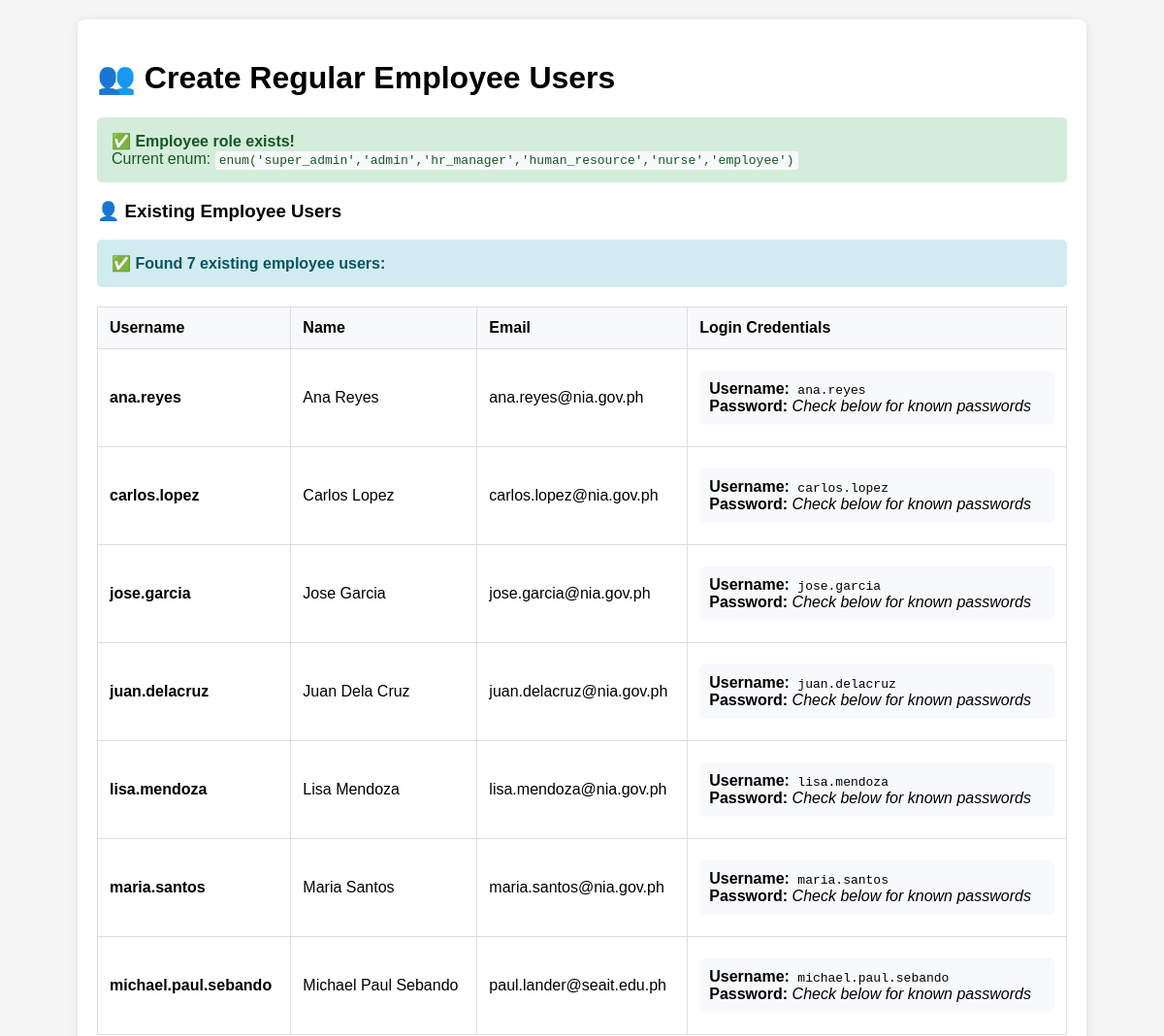
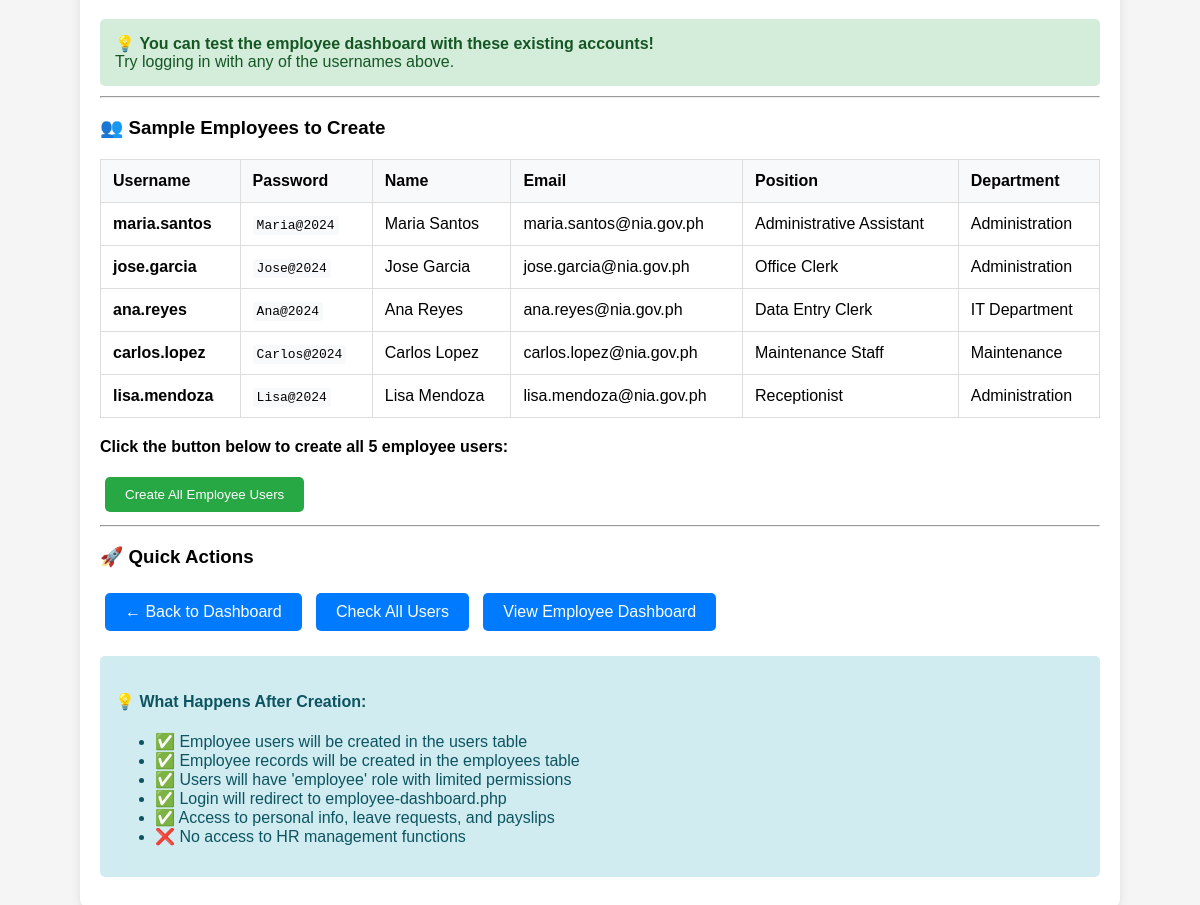
The app's page /create-regular-employees.php (signed in) with its own data (2 pictures, top to bottom).
### tables this page shows
CREATE TABLE IF NOT EXISTS `users` (
  `id` int(11) NOT NULL AUTO_INCREMENT,
  `username` varchar(50) NOT NULL,
  `password` varchar(255) NOT NULL,
  `first_name` varchar(100) NOT NULL,
  `last_name` varchar(100) NOT NULL,
  `email` varchar(100) NOT NULL,
  `profile_photo` varchar(255) DEFAULT NULL,
  `role` enum('super_admin','admin','hr_manager','human_resource','nurse','employee') NOT NULL DEFAULT 'human_resource',
  `status` enum('active','inactive') NOT NULL DEFAULT 'active',
  `created_at` timestamp NOT NULL DEFAULT current_timestamp(),
  `updated_at` timestamp NOT NULL DEFAULT current_timestamp() ON UPDATE current_timestamp(),
  PRIMARY KEY (`id`),
  UNIQUE KEY `username` (`username`)
);

### create-regular-employees.php (the view, shortened to what this page needs)
<?php
require_once 'config/database.php';
$page_title = 'Create Regular Employees';
$role_check = mysqli_query($conn, "SHOW COLUMNS FROM users LIKE 'role'");
$role_column = mysqli_fetch_assoc($role_check);
$current_enum = $role_column['Type'];
echo "<!DOCTYPE html>
<html lang='en'>
<head>
    <meta charset='UTF-8'>
    <meta name='viewport' content='width=device-width, initial-scale=1.0'>
    <title>$page_title</title>
    <style>
        body { font-family: Arial, sans-serif; margin: 20px; background: #f5f5f5; }
        .container { max-width: 1000px; margin: 0 auto; background: white; padding: 20px; border-radius: 8px; box-shadow: 0 2px 10px rgba(0,0,0,0.1); }
        .success { background: #d4edda; color: #155724; padding: 15px; border-radius: 5px; margin: 10px 0; }
        .error { background: #f8d7da; color: #721c24; padding: 15px; border-radius: 5px; margin: 10px 0; }
        .info { background: #d1ecf1; color: #0c5460; padding: 15px; border-radius: 5px; margin: 10px 0; }
        .btn { background: #007bff; color: white; padding: 10px 20px; border: none; border-radius: 5px; cursor: pointer; text-decoration: none; display: inline-block; margin: 5px; }
        .btn:hover { background: #0056b3; }
        .btn-success { background: #28a745; }
        .btn-success:hover { background: #1e7e34; }
        .btn-danger { background: #dc3545; }
        .btn-danger:hover { background: #c82333; }
        code { background: #f8f9fa; padding: 2px 4px; border-radius: 3px; font-family: monospace; }
        table { width: 100%; border-collapse: collapse; margin: 20px 0; }
        th, td { border: 1px solid #ddd; padding: 12px; text-align: left; }
        th { background-color: #f8f9fa; font-weight: bold; }
        .credentials { background: #f8f9fa; padding: 10px; border-radius: 5px; margin: 10px 0; }
    </style>
</head>
<body>
    <div class='container'>
        <h1>👥 Create Regular Employee Users</h1>";
if (strpos($current_enum, 'employee') === false) {
    echo "<div class='error'>
            ❌ <strong>Employee role not found!</strong><br>
            You must first add the employee role to the database.<br>
            <a href='add-employee-role.php' class='btn'>Add Employee Role First</a>
          </div>";
} else {
    echo "<div class='success'>
            ✅ <strong>Employee role exists!</strong><br>
            Current enum: <code>$current_enum</code>
          </div>";
    $sample_employees = [
        [
            'username' => 'maria.santos',
            'password' => 'Maria@2024',
            'first_name' => 'Maria',
            'last_name' => 'Santos',
            'email' => 'maria.santos@nia.gov.ph',
            'position' => 'Administrative Assistant',
            'department' => 'Administration'
        ],
        [
            'username' => 'jose.garcia',
            'password' => 'Jose@2024',
            'first_name' => 'Jose',
            'last_name' => 'Garcia',
            'email' => 'jose.garcia@nia.gov.ph',
            'position' => 'Office Clerk',
            'department' => 'Administration'
        ],
        [
            'username' => 'ana.reyes',
            'password' => 'Ana@2024',
            'first_name' => 'Ana',
            'last_name' => 'Reyes',
            'email' => 'ana.reyes@nia.gov.ph',
            'position' => 'Data Entry Clerk',
            'department' => 'IT Department'
        ],
        [
            'username' => 'carlos.lopez',
            'password' => 'Carlos@2024',
            'first_name' => 'Carlos',
            'last_name' => 'Lopez',
            'email' => 'carlos.lopez@nia.gov.ph',
            'position' => 'Maintenance Staff',
            'department' => 'Maintenance'
        ],
        [
            'username' => 'lisa.mendoza',
            'password' => 'Lisa@2024',
            'first_name' => 'Lisa',
            'last_name' => 'Mendoza',
            'email' => 'lisa.mendoza@nia.gov.ph',
            'position' => 'Receptionist',
            'department' => 'Administration'
        ]
    ];
    if (isset($_POST['create_employees'])) {
        $created_users = [];
        $errors = [];
        foreach ($sample_employees as $emp) {
            $check_query = "SELECT id, username, email FROM users WHERE username = ? OR email = ?";
            $check_stmt = mysqli_prepare($conn, $check_query);
            mysqli_stmt_bind_param($check_stmt, "ss", $emp['username'], $emp['email']);
            mysqli_stmt_execute($check_stmt);
            $existing_user = mysqli_fetch_assoc(mysqli_stmt_get_result($check_stmt));
            if ($existing_user) {
                if ($existing_user['username'] === $emp['username']) {
                    $errors[] = "Username '{$emp['username']}' already exists";
                } else {
                    $errors[] = "Email '{$emp['email']}' already exists";
                }
                continue;
            }
            $hashed_password = password_hash($emp['password'], PASSWORD_DEFAULT);
            $insert_query = "INSERT INTO users (username, password, first_name, last_name, email, role, status) VALUES (?, ?, ?, ?, ?, 'employee', 'active')";
            $insert_stmt = mysqli_prepare($conn, $insert_query);
            mysqli_stmt_bind_param($insert_stmt, "sssss", $emp['username'], $hashed_password, $emp['first_name'], $emp['last_name'], $emp['email']);
            if (mysqli_stmt_execute($insert_stmt)) {
                $user_id = mysqli_insert_id($conn);
                $employee_id = 'EMP' . str_pad($user_id, 4, '0', STR_PAD_LEFT);
                $employee_query = "INSERT INTO employees (employee_id, first_name, last_name, email, position, department, department_id, hire_date, is_active)
                                  VALUES (?, ?, ?, ?, ?, ?, 1, CURDATE(), 1)";
                $employee_stmt = mysqli_prepare($conn, $employee_query);
                mysqli_stmt_bind_param($employee_stmt, "ssssss", $employee_id, $emp['first_name'], $emp['last_name'], $emp['email'], $emp['position'], $emp['department']);
                if (mysqli_stmt_execute($employee_stmt)) {
                    $created_users[] = [
                        'user_id' => $user_id,
                        'username' => $emp['username'],
                        'password' => $emp['password'],
                        'name' => $emp['first_name'] . ' ' . $emp['last_name'],
                        'employee_id' => $employee_id,
                        'position' => $emp['position'],
                        'department' => $emp['department']
                    ];
                } else {
                    $errors[] = "Failed to create employee record for {$emp['username']}: " . mysqli_error($conn);
                }
            } else {
                $errors[] = "Failed to create user {$emp['username']}: " . mysqli_error($conn);
            }
        }
        if (!empty($created_users)) {
            echo "<div class='success'>
                    ✅ <strong>Successfully created " . count($created_users) . " employee users!</strong>
                  </div>";
            echo "<h3>📋 Created Employee Accounts</h3>
                  <table>
                    <thead>
                        <tr>
                            <th>Username</th>
                            <th>Password</th>
                            <th>Name</th>
                            <th>Employee ID</th>
                            <th>Position</th>
                            <th>Department</th>
                        </tr>
                    </thead>
                    <tbody>";
            foreach ($created_users as $user) {
                echo "<tr>
                        <td><strong>{$user['username']}</strong></td>
                        <td><code>{$user['password']}</code></td>
                        <td>{$user['name']}</td>
                        <td>{$user['employee_id']}</td>
                        <td>{$user['position']}</td>
                        <td>{$user['department']}</td>
                      </tr>";
            }
            echo "</tbody>
                  </table>";
            echo "<div class='info'>
                    <h4>🎯 Test Instructions:</h4>
                    <ol>
                        <li><strong>Logout</strong> from your current session</li>
                        <li><strong>Login</strong> with any of the employee credentials above</li>
                        <li><strong>Verify</strong> you're redirected to the employee dashboard</li>
                        <li><strong>Test</strong> the employee-specific features</li>
                    </ol>
                  </div>";
        }
        if (!empty($errors)) {
            echo "<div class='error'>
                    ❌ <strong>Errors encountered:</strong><br>
                    " . implode('<br>', $errors) . "
                  </div>";
        }
    } else {
        echo "<h3>👤 Existing Employee Users</h3>";
        $existing_query = "SELECT username, first_name, last_name, email, role FROM users WHERE role = 'employee' ORDER BY username";
        $existing_result = mysqli_query($conn, $existing_query);
        if ($existing_result && mysqli_num_rows($existing_result) > 0) {
            echo "<div class='info'>
                    ✅ <strong>Found " . mysqli_num_rows($existing_result) . " existing employee users:</strong>
                  </div>";
            echo "<table>
                    <thead>
                        <tr>
                            <th>Username</th>
                            <th>Name</th>
                            <th>Email</th>
                            <th>Login Credentials</th>
                        </tr>
                    </thead>
                    <tbody>";
            while ($row = mysqli_fetch_assoc($existing_result)) {
                echo "<tr>
                        <td><strong>{$row['username']}</strong></td>
                        <td>{$row['first_name']} {$row['last_name']}</td>
                        <td>{$row['email']}</td>
                        <td>
                            <div class='credentials'>
                                <strong>Username:</strong> <code>{$row['username']}</code><br>
                                <strong>Password:</strong> <em>Check below for known passwords</em>
                            </div>
                        </td>
                      </tr>";
            }
            echo "</tbody>
                  </table>";
            echo "<div class='success'>
                    💡 <strong>You can test the employee dashboard with these existing accounts!</strong><br>
                    Try logging in with any of the usernames above.
                  </div>";
        } else {
            echo "<div class='info'>
                    ℹ️ <strong>No existing employee users found.</strong><br>
                    You can create new employee users below.
                  </div>";
        }
        echo "<hr>
              <h3>👥 Sample Employees to Create</h3>
              <table>
                <thead>
                    <tr>
                        <th>Username</th>
                        <th>Password</th>
                        <th>Name</th>
                        <th>Email</th>
                        <th>Position</th>
                        <th>Department</th>
                    </tr>
                </thead>
                <tbody>";
        foreach ($sample_employees as $emp) {
            echo "<tr>
                    <td><strong>{$emp['username']}</strong></td>
                    <td><code>{$emp['password']}</code></td>
                    <td>{$emp['first_name']} {$emp['last_name']}</td>
                    <td>{$emp['email']}</td>
                    <td>{$emp['position']}</td>
                    <td>{$emp['department']}</td>
                  </tr>";
        }
        echo "</tbody>
              </table>";
        echo "<form method='POST'>
                <p><strong>Click the button below to create all " . count($sample_employees) . " employee users:</strong></p>
                <button type='submit' name='create_employees' class='btn btn-success'>Create All Employee Users</button>
              </form>";
    }
}
echo "
        <hr>
        <h3>🚀 Quick Actions</h3>
        <div style='margin-top: 20px;'>
            <a href='index.php' class='btn'>← Back to Dashboard</a>
            <a href='check-database-users.php' class='btn'>Check All Users</a>
            <a href='employee-dashboard.php' class='btn'>View Employee Dashboard</a>
        </div>
        <div class='info' style='margin-top: 20px;'>
            <h4>💡 What Happens After Creation:</h4>
            <ul>
                <li>✅ Employee users will be created in the users table</li>
                <li>✅ Employee records will be created in the employees table</li>
                <li>✅ Users will have 'employee' role with limited permissions</li>
                <li>✅ Login will redirect to employee-dashboard.php</li>
                <li>✅ Access to personal info, leave requests, and payslips</li>
                <li>❌ No access to HR management functions</li>
            </ul>
        </div>
    </div>
</body>
</html>";
?>

### create-regular-employees.php (style rules this page uses)
body { font-family: Arial, sans-serif; margin: 20px; background: #f5f5f5; }
.container { max-width: 1000px; margin: 0 auto; background: white; padding: 20px; border-radius: 8px; box-shadow: 0 2px 10px rgba(0,0,0,0.1); }
.success { background: #d4edda; color: #155724; padding: 15px; border-radius: 5px; margin: 10px 0; }
.info { background: #d1ecf1; color: #0c5460; padding: 15px; border-radius: 5px; margin: 10px 0; }
.btn { background: #007bff; color: white; padding: 10px 20px; border: none; border-radius: 5px; cursor: pointer; text-decoration: none; display: inline-block; margin: 5px; }
.btn-success { background: #28a745; }
code { background: #f8f9fa; padding: 2px 4px; border-radius: 3px; font-family: monospace; }
table { width: 100%; border-collapse: collapse; margin: 20px 0; }
th, td { border: 1px solid #ddd; padding: 12px; text-align: left; }
th { background-color: #f8f9fa; font-weight: bold; }
.credentials { background: #f8f9fa; padding: 10px; border-radius: 5px; margin: 10px 0; }

### records on screen
users: username "ana.reyes", first_name "Ana", last_name "Reyes", email "ana.reyes@nia.gov.ph", password "Ana@2024", position "Data Entry Clerk", department "IT Department"
users: username "carlos.lopez", first_name "Carlos", last_name "Lopez", email "carlos.lopez@nia.gov.ph", password "Carlos@2024", position "Maintenance Staff", department "Maintenance"
users: username "jose.garcia", first_name "Jose", last_name "Garcia", email "jose.garcia@nia.gov.ph", password "Jose@2024", position "Office Clerk", department "Administration"
users: username "juan.delacruz", first_name "Juan", last_name "Dela Cruz", email "juan.delacruz@nia.gov.ph"
users: username "lisa.mendoza", first_name "Lisa", last_name "Mendoza", email "lisa.mendoza@nia.gov.ph", password "Lisa@2024", position "Receptionist", department "Administration"
users: username "maria.santos", first_name "Maria", last_name "Santos", email "maria.santos@nia.gov.ph", password "Maria@2024", position "Administrative Assistant", department "Administration"
users: username "michael.paul.sebando", first_name "Michael Paul", last_name "Sebando", email "paul.lander@seait.edu.ph"

### other values on screen
$current_enum "enum('super_admin','admin','hr_manager','human_resource','nurse','employee')"
mysqli_num_rows($existing_result) "7"
count($sample_employees) "5"
